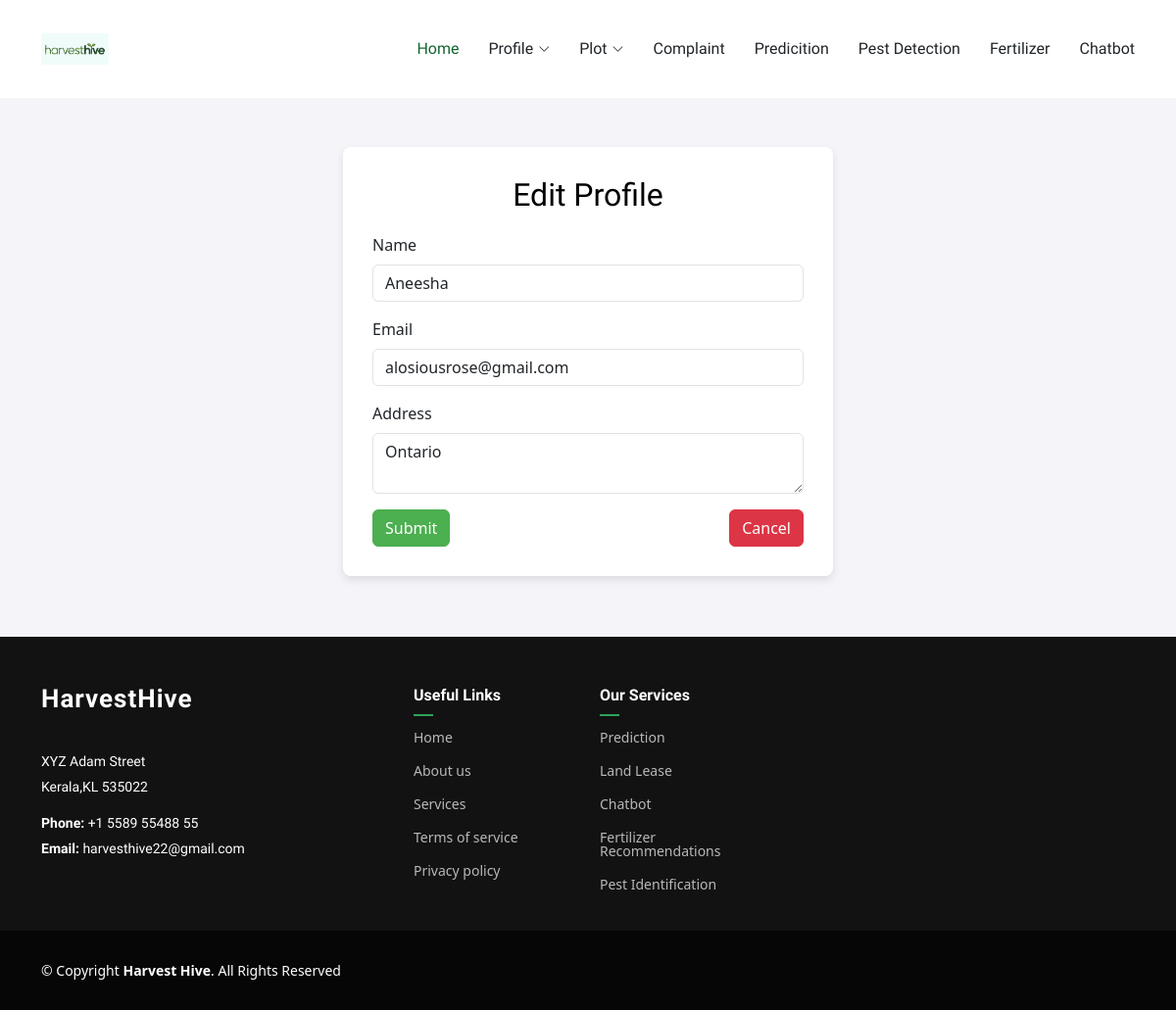
/User/ed/ (signed in), run on the app's committed database.
### Guest/models.py (models this page shows)
class tbl_user(models.Model):
    user_name=models.CharField(max_length=30)
    user_address=models.CharField(max_length=30)
    user_contact=models.CharField(max_length=30)
    user_email=models.CharField(max_length=30)
    user_photo=models.FileField(upload_to="Assests/User/")
    user_pass=models.CharField(max_length=30)
    user_confirm=models.CharField(max_length=30)
    place=models.ForeignKey(tbl_place,on_delete=models.CASCADE)

### User/views.py (the view)
# urls.py: path('ed/',views.editprof,name="editprof"),
def editprof(request):
    if "uid" in request.session:
        user=tbl_user.objects.get(id=request.session['uid'])
        if request.method=="POST":
            name=request.POST.get("txtn")
            email=request.POST.get("txte")
            address=request.POST.get("txta")
            user.user_name=name
            user.user_email=email
            user.user_address=address
            user.save()
            return render(request,"User/myprofile.html",{"msg":"Profile Updated..."})
        else:
            return render(request,'User/editprof.html',{"user":user})
    else:
        return redirect("Guest:login")

### User/Templates/User/editprof.html (shortened to what this page needs)
{% extends 'User/Header.html' %}
{% load static %}
{% block content %}
<!DOCTYPE html>
<html lang="en">
<head>
    <link href="https://cdn.jsdelivr.net/npm/bootstrap@5.3.2/dist/css/bootstrap.min.css" rel="stylesheet">
</head>
<body>
    <div class="container">
        <div class="form-container">
            <h2>Edit Profile</h2>
            <form action="" method="post">
                <div class="mb-3">
                    <label for="name" class="form-label">Name</label>
                    <input required type="text" name="txtn" class="form-control" placeholder="Enter your name" value="{{user.user_name}}" pattern="^[A-Z]+[a-zA-Z ]*$" title="Name Allows Only Alphabets, Spaces and First Letter Must Be Capital Letter">
                </div>
                <div class="mb-3">
                    <label for="email" class="form-label">Email</label>
                    <input required type="email" name="txte" class="form-control" placeholder="Enter your email" value="{{user.user_email}}">
                </div>
                <div class="mb-3">
                    <label for="address" class="form-label">Address</label>
                    <textarea required name="txta" class="form-control" placeholder="Enter your address">{{user.user_address}}</textarea>
                </div>
                <div class="d-flex justify-content-between">
                    <button type="submit" class="btn btn-custom">Submit</button>
                    <button type="submit" class="btn btn-cancel">Cancel</button>
                </div>
            </form>
        </div>
    </div>
</body>
</html>
{% endblock content %}

### Guest/static/Main/assets/css/main.css (style rules this page uses)
:root { --default-font: "Open Sans", system-ui, -apple-system, "Segoe UI", Roboto, "Helvetica Neue", Arial, "Noto Sans", "Liberation Sans", sans-serif, "Apple Color Emoji", "Segoe UI Emoji", "Segoe UI Symbol", "Noto Color Emoji"; --heading-font: "Marcellus", sans-serif; --nav-font: "Marcellus", sans-serif; }
:root { --background-color: #ffffff; --default-color: #212529; --heading-color: #2d465e; --accent-color: #116530; --surface-color: #ffffff; --contrast-color: #ffffff; }
:root { --nav-color: #212529; --nav-hover-color: #116530; --nav-mobile-background-color: #ffffff; --nav-dropdown-background-color: #ffffff; --nav-dropdown-color: #212529; --nav-dropdown-hover-color: #116530; }
:root { scroll-behavior: smooth; }
body { color: var(--default-color); background-color: var(--background-color); font-family: var(--default-font); }
h1, h2, h3, h4, h5, h6 { color: var(--heading-color); font-family: var(--heading-font); }

### User/Templates/User/editprof.html (style rules this page uses)
body { background-color: #f4f4f9; }
h2 { color: black; text-align: center; margin-bottom: 20px; }
.form-container { max-width: 500px; margin: 50px auto; padding: 30px; background-color: #ffffff; border-radius: 8px; box-shadow: 0 4px 8px rgba(0, 0, 0, 0.1); }
.btn-custom { background-color: #4CAF50; border-color: #4CAF50; color: #fff; }
.btn-cancel { background-color: #dc3545; border-color: #dc3545; color: #fff; }

### data on the page
tbl_user: txtn "Aneesha", txte "alosiousrose@gmail.com", txta "Ontario"
